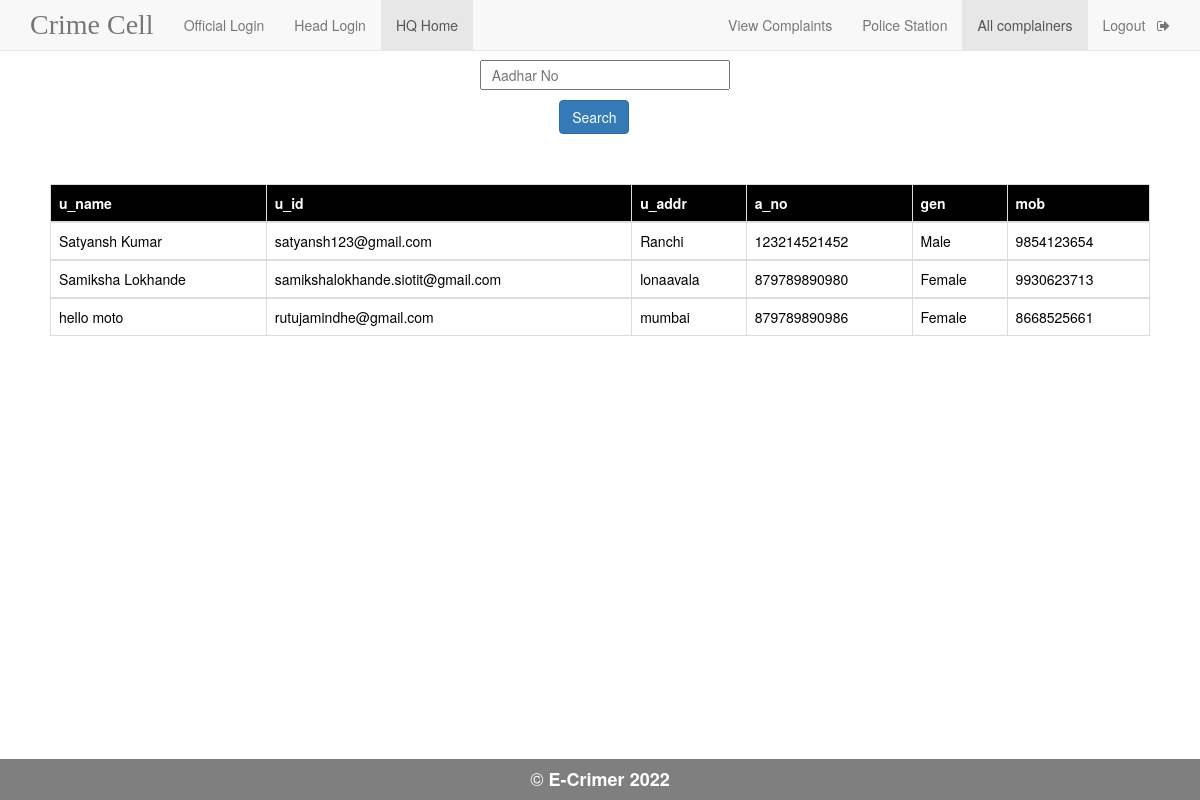
Page /all_complainers.php (signed in) on the committed database.
### tables this page shows
CREATE TABLE `user` (
  `u_name` varchar(50) NOT NULL,
  `u_id` varchar(50) NOT NULL,
  `u_pass` varchar(50) NOT NULL,
  `u_addr` varchar(100) NOT NULL,
  `a_no` bigint(12) NOT NULL,
  `gen` varchar(15) NOT NULL,
  `mob` bigint(10) NOT NULL,
  `Banned` int(11) NOT NULL DEFAULT 0
);

### all_complainers.php (the view, shortened to what this page needs)
<!DOCTYPE html>
<html>
<head>
<?php
    $conn=mysqli_connect("localhost","root","","crime_portal");
    $query="select u_id, u_name, u_addr, a_no, gen, mob from user order by u_id desc";
    $result=mysqli_query($conn,$query);
?>
	<link rel="stylesheet" type="text/css" href="https://maxcdn.bootstrapcdn.com/bootstrap/3.3.5/css/bootstrap.min.css">
	<link rel="stylesheet" type="text/css" href="https://maxcdn.bootstrapcdn.com/font-awesome/4.4.0/css/font-awesome.min.css">
</head>
<body>
	<nav  class="navbar navbar-default navbar-fixed-top">
  <div class="container">
    <div class="navbar-header">
    <a class="navbar-brand" href="home.php" style="font-family: Book Antiqua;font-size: 28px;">Crime Cell</a>
    </div>
    <div id="navbar" class="collapse navbar-collapse">
      <ul class="nav navbar-nav">
        <li><a href="official_login.php">Official Login</a></li>
        <li><a href="headlogin.php">Head Login</a></li>
        <li class="active"><a href="head_view_police_station.php">HQ Home</a></li>
      </ul>
      <ul class="nav navbar-nav navbar-right">
        <li><a href="headHome.php">View Complaints</a></li>
        <li><a href="head_view_police_station.php">Police Station</a></li>
        <li class="active"><a href="all_complainers.php">All complainers</a></li>
        <li><a href="h_logout.php">Logout &nbsp <i class="fa fa-sign-out" aria-hidden="true"></i></a></li>
      </ul>
    </div>
  </div>
 </nav>
 <div>
    <form style="margin-top: 5%; margin-left: 40%;" method="post">
      <input type="text" name="a_no" style="width: 250px; height: 30px;" placeholder="&nbsp Aadhar No" id="viid" onfocusout="f1()" required>
        <div>
      <input class="btn btn-primary" type="submit" value="Search" name="s1" style="margin-top: 10px; margin-left: 11%;">
     </div>
     </form>
 </div>
<div style="padding:50px;">
   <table class="table table-bordered">
       <thead class="thead-dark" style="background-color: black; color:white;">
    <tr>
      <th scope="col">u_name</th>
      <th scope="col">u_id</th>
      <th scope="col">u_addr</th>
      <th scope="col">a_no</th>
      <th scope="col">gen</th>
      <th scope="col">mob</th>
    </tr>
       </thead>
      <?php
              while($rows=mysqli_fetch_assoc($result)){
             ?>
       <tbody style="background-color: white; color: black;">
    <tr>
      <td><?php echo $rows['u_name']; ?></td>
      <td><?php echo $rows['u_id']; ?></td>
      <td><?php echo $rows['u_addr']; ?></td>
      <td><?php echo $rows['a_no']; ?></td>
      <td><?php echo $rows['gen']; ?></td>
      <td><?php echo $rows['mob']; ?></td>
    </tr>
       </tbody>
       <?php
}
?>
</table>
 </div>
 <div style="position: fixed;
   left: 0;
   bottom: 0;
   width: 100%;
   background-color: rgba(0,0,0,0.5);
   color: white;
   text-align: center;">
  <h4 style="color: white;">&copy <b>E-Crimer 2022</b></h4>
</body>
</html>

### rows in the picture
user: u_name "Satyansh Kumar", u "satyansh123@gmail.com", u_addr "Ranchi", a_no "123214521452", gen "Male", mob "9854123654"
user: u_name "Samiksha Lokhande", u "samikshalokhande.siotit@gmail.com", u_addr "lonaavala", a_no "879789890980", gen "Female", mob "9930623713"
user: u_name "hello moto", u "rutujamindhe@gmail.com", u_addr "mumbai", a_no "879789890986", gen "Female", mob "8668525661"
